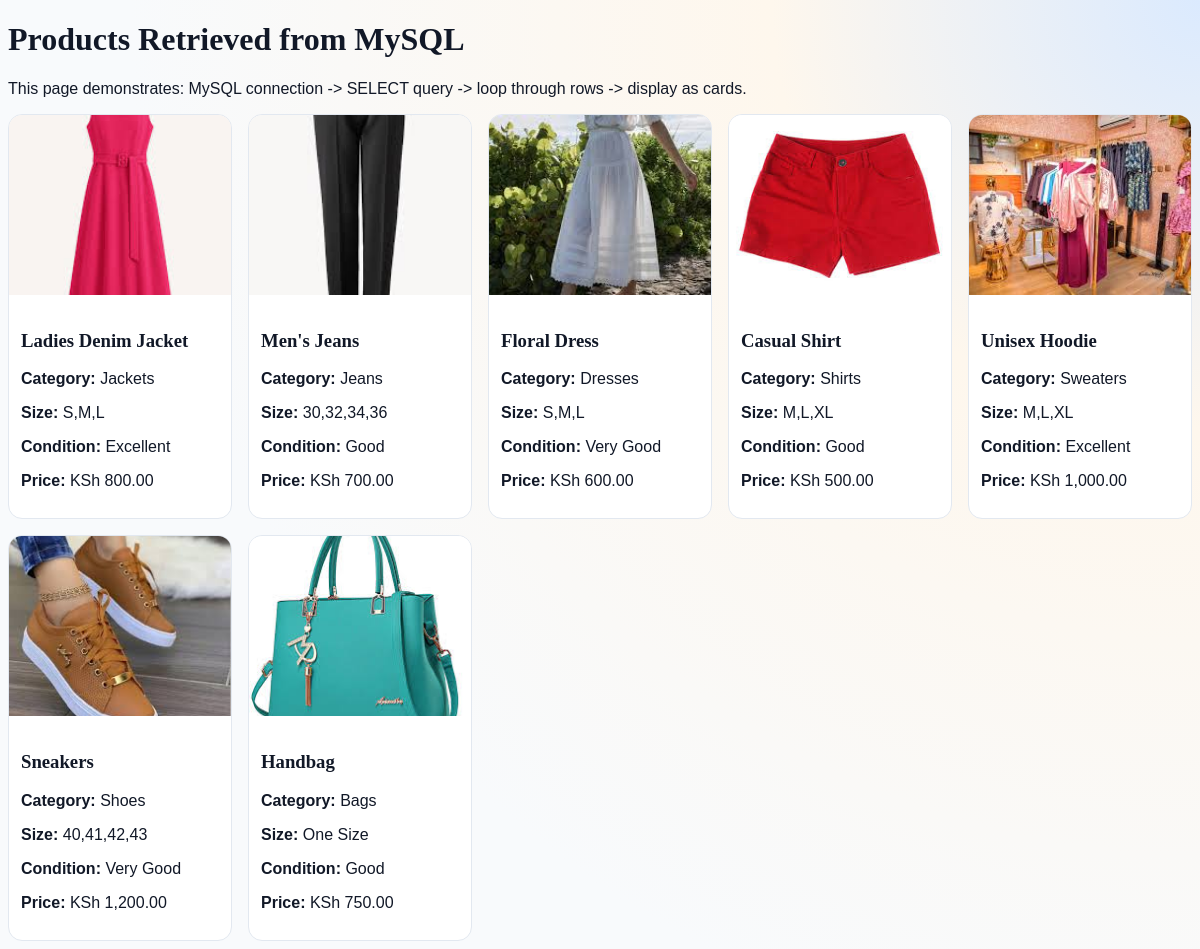
/products.php, run on the app's committed database.
### tables this page shows
CREATE TABLE products (
    id BIGINT UNSIGNED AUTO_INCREMENT PRIMARY KEY,
    category_id BIGINT UNSIGNED NOT NULL,
    name VARCHAR(180) NOT NULL,
    slug VARCHAR(180) NOT NULL UNIQUE,
    description TEXT NULL,
    price DECIMAL(12,2) NOT NULL,
    discount_price DECIMAL(12,2) NULL,
    stock INT NOT NULL DEFAULT 0,
    item_condition VARCHAR(30) NOT NULL DEFAULT 'Good',
    sizes VARCHAR(255) NULL,
    colors VARCHAR(255) NULL,
    badge ENUM('New', 'Sale', 'Trending') DEFAULT 'Trending',
    rating DECIMAL(3,2) NOT NULL DEFAULT 4.50,
    review_count INT NOT NULL DEFAULT 0,
    image_primary VARCHAR(255) NOT NULL,
    image_secondary VARCHAR(255) NULL,
    image_tertiary VARCHAR(255) NULL,
    is_active TINYINT(1) NOT NULL DEFAULT 1,
    created_at DATETIME NOT NULL,
    updated_at DATETIME NOT NULL,
    CONSTRAINT fk_products_category FOREIGN KEY (category_id) REFERENCES categories(id) ON DELETE RESTRICT ON UPDATE CASCADE
);

CREATE TABLE categories (
    id BIGINT UNSIGNED AUTO_INCREMENT PRIMARY KEY,
    name VARCHAR(120) NOT NULL UNIQUE,
    slug VARCHAR(120) NOT NULL UNIQUE,
    description TEXT NULL,
    created_at DATETIME NOT NULL,
    updated_at DATETIME NOT NULL
);

### products.php (the view, shortened to what this page needs)
<?php
$pdo = require __DIR__ . '/db_connect.php';
$stmt = $pdo->query('SELECT p.id, p.name, p.price, p.discount_price, p.sizes, p.item_condition, p.image_primary, c.name AS category_name FROM products p INNER JOIN categories c ON c.id = p.category_id ORDER BY p.created_at DESC');
$products = $stmt->fetchAll();
function money(float $amount): string
{
    return 'KSh ' . number_format($amount, 2);
}
?>
<!DOCTYPE html>
<html lang="en">
<head>
    <link rel="stylesheet" href="public/assets/css/app.css">
</head>
<body>
    <main class="container py-4">
        <h1>Products Retrieved from MySQL</h1>
        <p>This page demonstrates: MySQL connection -> SELECT query -> loop through rows -> display as cards.</p>
        <?php if (!$products): ?>
            <div class="surface-card p-3">No products available at the moment.</div>
        <?php else: ?>
            <div class="demo-grid">
                <?php foreach ($products as $product): ?>
                    <?php $price = $product['discount_price'] !== null ? (float) $product['discount_price'] : (float) $product['price']; ?>
                    <article class="demo-card">
                        <img src="<?= htmlspecialchars((string) $product['image_primary'], ENT_QUOTES, 'UTF-8') ?>" alt="<?= htmlspecialchars((string) $product['name'], ENT_QUOTES, 'UTF-8') ?>">
                        <div class="demo-body">
                            <h3><?= htmlspecialchars((string) $product['name'], ENT_QUOTES, 'UTF-8') ?></h3>
                            <p><strong>Category:</strong> <?= htmlspecialchars((string) $product['category_name'], ENT_QUOTES, 'UTF-8') ?></p>
                            <p><strong>Size:</strong> <?= htmlspecialchars((string) ($product['sizes'] ?: 'One Size'), ENT_QUOTES, 'UTF-8') ?></p>
                            <p><strong>Condition:</strong> <?= htmlspecialchars((string) ($product['item_condition'] ?: 'Good'), ENT_QUOTES, 'UTF-8') ?></p>
                            <p><strong>Price:</strong> <?= money($price) ?></p>
                        </div>
                    </article>
                <?php endforeach; ?>
            </div>
        <?php endif; ?>
    </main>
</body>
</html>

### public/assets/css/app.css (style rules this page uses)
:root { --brand-900: #0d2a3d; --brand-700: #1a4a64; --accent-500: #ff7a00; --accent-600: #e56d00; --ink-900: #111827; --ink-600: #4b5563; --surface-100: #f6f8fb; --surface-200: #eef2f7; --success-500: #138a4b; }
* { box-sizing: border-box; }
body { font-family: "Sora", sans-serif; background: radial-gradient(circle at top right, #dbeafe 0%, #fef7ed 28%, #f8fafc 70%); color: var(--ink-900); }
h1, h2, h3, h4, h5, h6, .brand-mark { font-family: "Playfair Display", serif; }

### products.php (style rules this page uses)
.demo-grid { display: grid; grid-template-columns: repeat(auto-fit, minmax(220px, 1fr)); gap: 16px; }
.demo-card { background: #fff; border: 1px solid #e2e8f0; border-radius: 14px; overflow: hidden; }
.demo-card img { width: 100%; height: 180px; object-fit: cover; }
.demo-body { padding: 12px; }

### data on the page
products: image_primary (picture), name "Ladies Denim Jacket", category.name "Jackets", sizes "S,M,L", item_condition "Excellent", discount_price "KSh 800.00"
products: image_primary (picture), name "Men's Jeans", category.name "Jeans", sizes "30,32,34,36", item_condition "Good", discount_price "KSh 700.00"
products: image_primary (picture), name "Floral Dress", category.name "Dresses", sizes "S,M,L", item_condition "Very Good", discount_price "KSh 600.00"
products: image_primary (picture), name "Casual Shirt", category.name "Shirts", sizes "M,L,XL", item_condition "Good", money($price) "KSh 500.00"
products: image_primary (picture), name "Unisex Hoodie", category.name "Sweaters", sizes "M,L,XL", item_condition "Excellent", discount_price "KSh 1,000.00"
products: image_primary (picture), name "Sneakers", category.name "Shoes", sizes "40,41,42,43", item_condition "Very Good", discount_price "KSh 1,200.00"
products: image_primary (picture), name "Handbag", category.name "Bags", sizes "One Size", item_condition "Good", discount_price "KSh 750.00"
